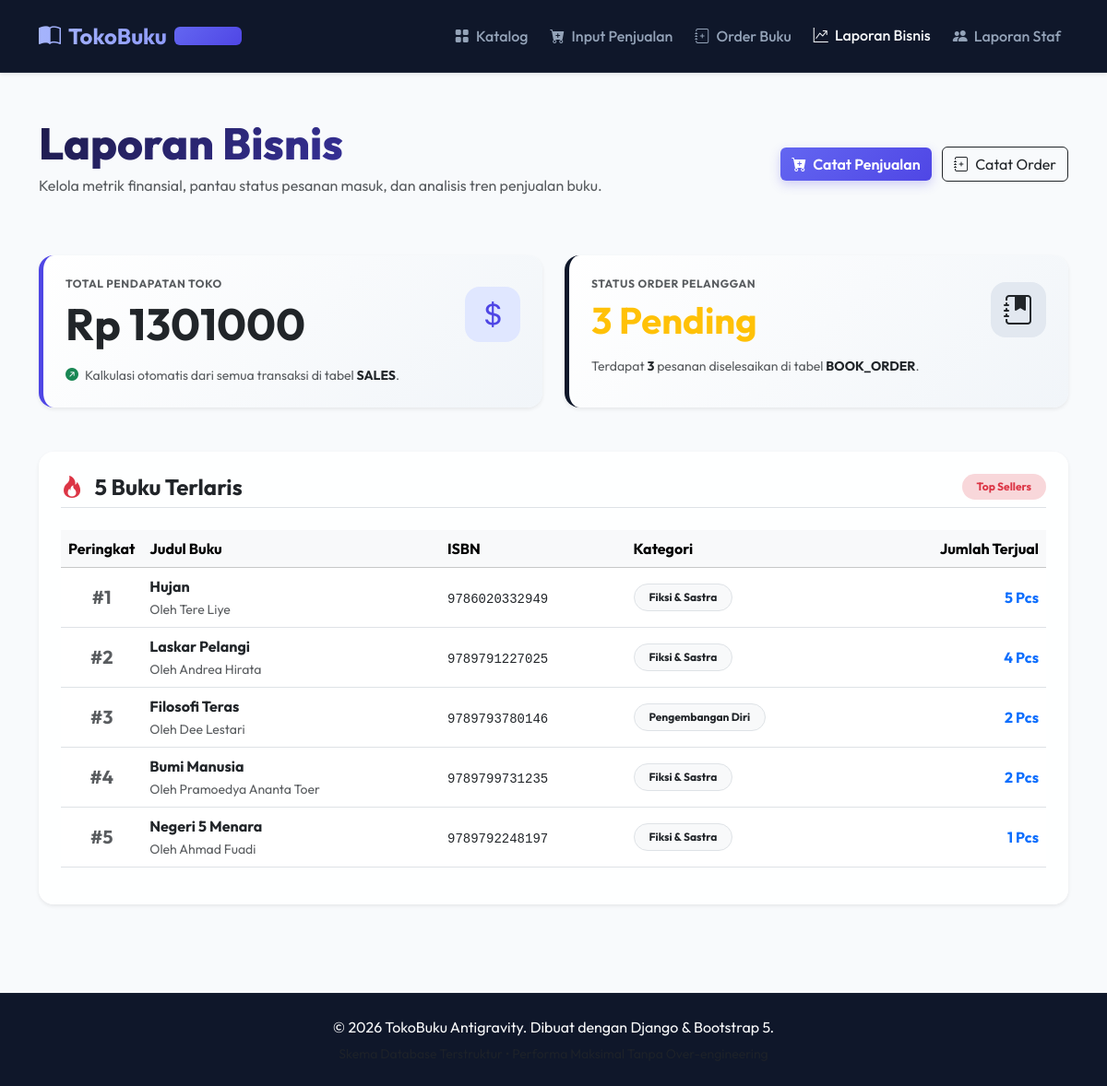
The app's page /reports/business/ with its own data.
### store/models.py (models this page shows, shortened)
class Book(models.Model):
    isbn = models.CharField(max_length=13, primary_key=True, verbose_name="ISBN")
    title = models.CharField(max_length=45, verbose_name="Judul Buku")
    author = models.ForeignKey(Author, on_delete=models.CASCADE, db_column='author_id', related_name='books', verbose_name="Penulis")
    publisher = models.ForeignKey(Publisher, on_delete=models.CASCADE, db_column='publisher_id', related_name='books', verbose_name="Penerbit")
    category = models.ForeignKey(Category, on_delete=models.CASCADE, db_column='category_id', related_name='books', verbose_name="Kategori")
    publication_year = models.IntegerField(verbose_name="Tahun Terbit")
    selling_price = models.FloatField(verbose_name="Harga Jual")
    min_quantity = models.IntegerField(verbose_name="Stok Minimum")
    page_count = models.IntegerField(verbose_name="Jumlah Halaman")
    stock_quantity = models.IntegerField(default=0, verbose_name="Stok Saat Ini")
    class Meta:
        verbose_name = "Buku"
        verbose_name_plural = "Daftar Buku"

class Author(models.Model):
    author_id = models.AutoField(primary_key=True)
    name = models.CharField(max_length=45, verbose_name="Nama Penulis")
    class Meta:
        verbose_name = "Penulis"
        verbose_name_plural = "Daftar Penulis"

class Category(models.Model):
    category_id = models.AutoField(primary_key=True)
    name = models.CharField(max_length=45, verbose_name="Nama Kategori")
    class Meta:
        verbose_name = "Kategori"
        verbose_name_plural = "Daftar Kategori"

### store/views.py (the view)
# urls.py: path('reports/business/', views.BusinessReportView.as_view(), name='report_business'),
class BusinessReportView(TemplateView):
    template_name = 'store/report_business.html'
    def get_context_data(self, **kwargs):
        context = super().get_context_data(**kwargs)
        total_revenue = Sale.objects.aggregate(total=Sum('total_amount'))['total']
        context['total_revenue'] = total_revenue if total_revenue is not None else 0.0
        context['top_books'] = Book.objects.annotate(
            total_sold=Sum('sales__quantity')
        ).filter(total_sold__gt=0).order_by('-total_sold')[:5]
        context['pending_orders'] = BookOrder.objects.filter(status='Pending').count()
        context['completed_orders'] = BookOrder.objects.filter(status='Completed').count()
        return context

### store/templates/store/report_business.html (shortened to what this page needs)
{% extends 'store/base.html' %}
{% block content %}
<div class="row align-items-center mb-5 animate-fade-in">
    <div class="col-md-8">
        <h1 class="gradient-text display-5 mb-1">Laporan Bisnis</h1>
        <p class="text-muted">Kelola metrik finansial, pantau status pesanan masuk, dan analisis tren penjualan buku.</p>
    </div>
    <div class="col-md-4 text-md-end">
        <a href="{% url 'sale_add' %}" class="btn btn-gradient-primary me-2">
            <i class="bi bi-cart-plus-fill me-1"></i> Catat Penjualan
        </a>
        <a href="{% url 'order_add' %}" class="btn btn-outline-dark">
            <i class="bi bi-journal-plus me-1"></i> Catat Order
        </a>
    </div>
</div>
<div class="row g-4 mb-5">
    <div class="col-md-6">
        <div class="card card-glass border-0 shadow-sm p-4 h-100 overflow-hidden" style="background: linear-gradient(135deg, #ffffff 0%, #f1f5f9 100%); border-left: 5px solid #4f46e5 !important;">
            <div class="d-flex justify-content-between align-items-center">
                <div>
                    <h6 class="text-muted text-uppercase fw-bold mb-2" style="font-size: 0.75rem; letter-spacing: 0.05em;">Total Pendapatan Toko</h6>
                    <h2 class="display-5 fw-extrabold text-dark fw-bold mb-0">Rp {{ total_revenue|floatformat:0 }}</h2>
                </div>
                <div class="bg-indigo-100 rounded-4 p-3 d-flex align-items-center justify-content-center" style="width: 60px; height: 60px; background-color: #e0e7ff;">
                    <i class="bi bi-currency-dollar fs-2 text-indigo-600" style="color: #4f46e5;"></i>
                </div>
            </div>
            <div class="mt-3 text-muted small">
                <i class="bi bi-arrow-up-right-circle-fill text-success me-1"></i> Kalkulasi otomatis dari semua transaksi di tabel <strong class="text-dark">SALES</strong>.
            </div>
        </div>
    </div>
    <div class="col-md-6">
        <div class="card card-glass border-0 shadow-sm p-4 h-100 overflow-hidden" style="background: linear-gradient(135deg, #ffffff 0%, #f1f5f9 100%); border-left: 5px solid #0f172a !important;">
            <div class="d-flex justify-content-between align-items-center">
                <div>
                    <h6 class="text-muted text-uppercase fw-bold mb-2" style="font-size: 0.75rem; letter-spacing: 0.05em;">Status Order Pelanggan</h6>
                    <h2 class="display-6 fw-bold text-dark mb-0">
                        <span class="text-warning">{{ pending_orders }} Pending</span>
                    </h2>
                </div>
                <div class="bg-slate-200 rounded-4 p-3 d-flex align-items-center justify-content-center" style="width: 60px; height: 60px; background-color: #e2e8f0;">
                    <i class="bi bi-journal-bookmark-fill fs-2 text-dark"></i>
                </div>
            </div>
            <div class="mt-3 text-muted small">
                Terdapat <strong class="text-dark">{{ completed_orders }}</strong> pesanan diselesaikan di tabel <strong class="text-dark">BOOK_ORDER</strong>.
            </div>
        </div>
    </div>
</div>
<div class="card card-glass border-0 shadow-sm p-4 mb-5">
    <div class="d-flex align-items-center justify-content-between mb-4 pb-2 border-bottom">
        <h4 class="fw-bold mb-0 text-dark">
            <i class="bi bi-fire text-danger me-2"></i> 5 Buku Terlaris
        </h4>
        <span class="badge bg-danger-subtle text-danger px-3 py-2 rounded-pill">Top Sellers</span>
    </div>
    <div class="table-responsive">
        <table class="table table-hover align-middle">
            <thead>
                <tr class="table-light">
                    <th scope="col" style="width: 60px;">Peringkat</th>
                    <th scope="col">Judul Buku</th>
                    <th scope="col">ISBN</th>
                    <th scope="col">Kategori</th>
                    <th scope="col" class="text-end">Jumlah Terjual</th>
                </tr>
            </thead>
            <tbody>
                {% for book in top_books %}
                    <tr>
                        <td class="fw-bold text-muted text-center fs-5">#{{ forloop.counter }}</td>
                        <td>
                            <div class="fw-bold text-dark fs-6">{{ book.title }}</div>
                            <small class="text-muted">Oleh {{ book.author.name }}</small>
                        </td>
                        <td><code class="text-dark">{{ book.isbn }}</code></td>
                        <td>
                            <span class="badge bg-light text-dark border px-3 py-2 rounded-pill">{{ book.category.name }}</span>
                        </td>
                        <td class="text-end fw-bold text-indigo-600 text-primary fs-6">{{ book.total_sold }} Pcs</td>
                    </tr>
                {% endfor %}
            </tbody>
        </table>
    </div>
</div>
{% endblock %}

### store/templates/store/base.html (style rules this page uses)
:root { --primary-gradient: linear-gradient(135deg, #6366f1 0%, #4f46e5 100%); --secondary-gradient: linear-gradient(135deg, #3b82f6 0%, #2563eb 100%); --accent-gradient: linear-gradient(135deg, #ec4899 0%, #db2777 100%); --glass-bg: rgba(255, 255, 255, 0.85); --glass-border: rgba(255, 255, 255, 0.4); --dark-bg: #0f172a; }
body { font-family: 'Outfit', sans-serif; background-color: #f8fafc; color: #334155; min-height: 100vh; display: flex; flex-direction: column; }
.card-glass { background: var(--glass-bg); backdrop-filter: blur(16px); border: 1px solid var(--glass-border); border-radius: 16px; box-shadow: 0 10px 30px -10px rgba(0, 0, 0, 0.05); transition: all 0.3s cubic-bezier(0.4, 0, 0.2, 1); }
.gradient-text { background: linear-gradient(135deg, #1e1b4b 0%, #4f46e5 100%); -webkit-background-clip: text; -webkit-text-fill-color: transparent; font-weight: 800; }
.btn-gradient-primary { background: var(--primary-gradient); color: white; border: none; font-weight: 600; transition: all 0.3s ease; box-shadow: 0 4px 12px rgba(79, 70, 229, 0.25); }
.animate-fade-in { animation: fadeIn 0.4s ease forwards; }

### records on screen
Book: title "Hujan", author.name "Tere Liye", isbn "9786020332949", category.name "Fiksi & Sastra", total_sold "5"
Book: title "Laskar Pelangi", author.name "Andrea Hirata", isbn "9789791227025", category.name "Fiksi & Sastra", total_sold "4"
Book: title "Filosofi Teras", author.name "Dee Lestari", isbn "9789793780146", category.name "Pengembangan Diri", total_sold "2"
Book: title "Bumi Manusia", author.name "Pramoedya Ananta Toer", isbn "9789799731235", category.name "Fiksi & Sastra", total_sold "2"
Book: title "Negeri 5 Menara", author.name "Ahmad Fuadi", isbn "9789792248197", category.name "Fiksi & Sastra", total_sold "1"

### other values on screen
{{ total_revenue|floatformat:0 }} "1301000"
{{ pending_orders }} "3"
{{ completed_orders }} "3"
